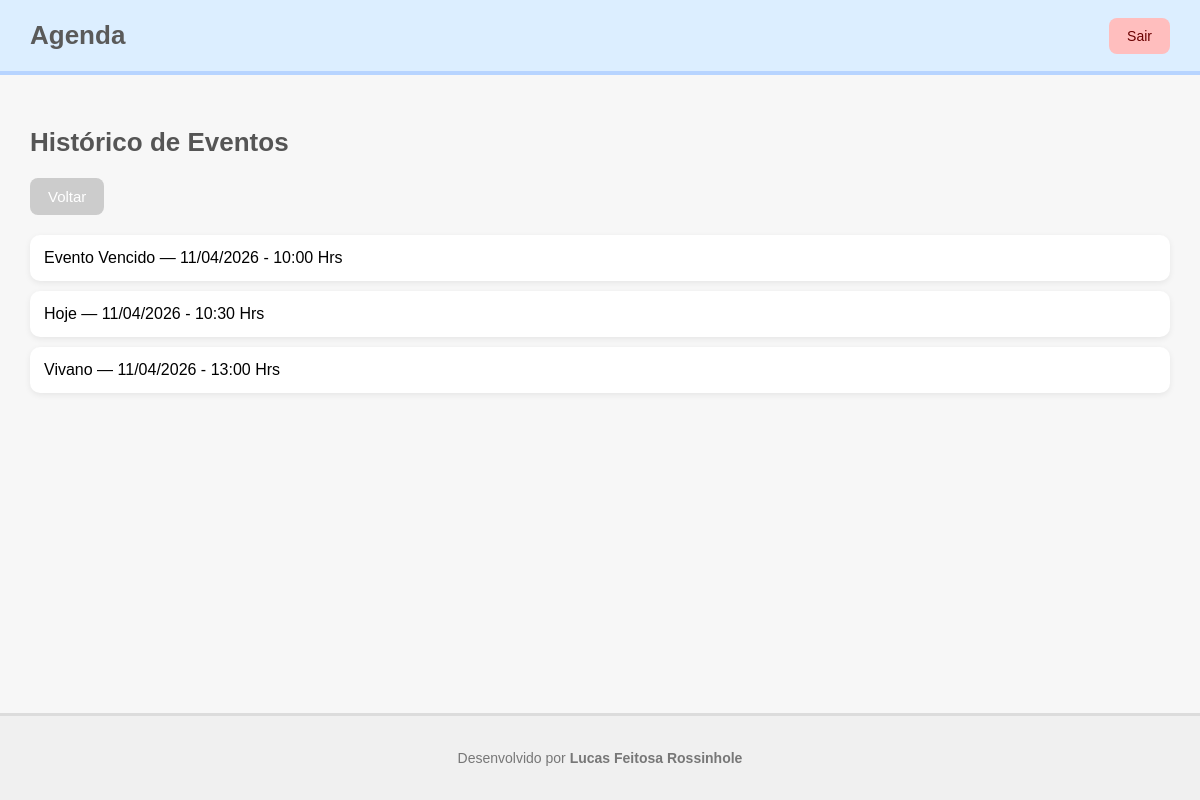
The page /agenda/historico/ (signed in) on the database as committed earlier.
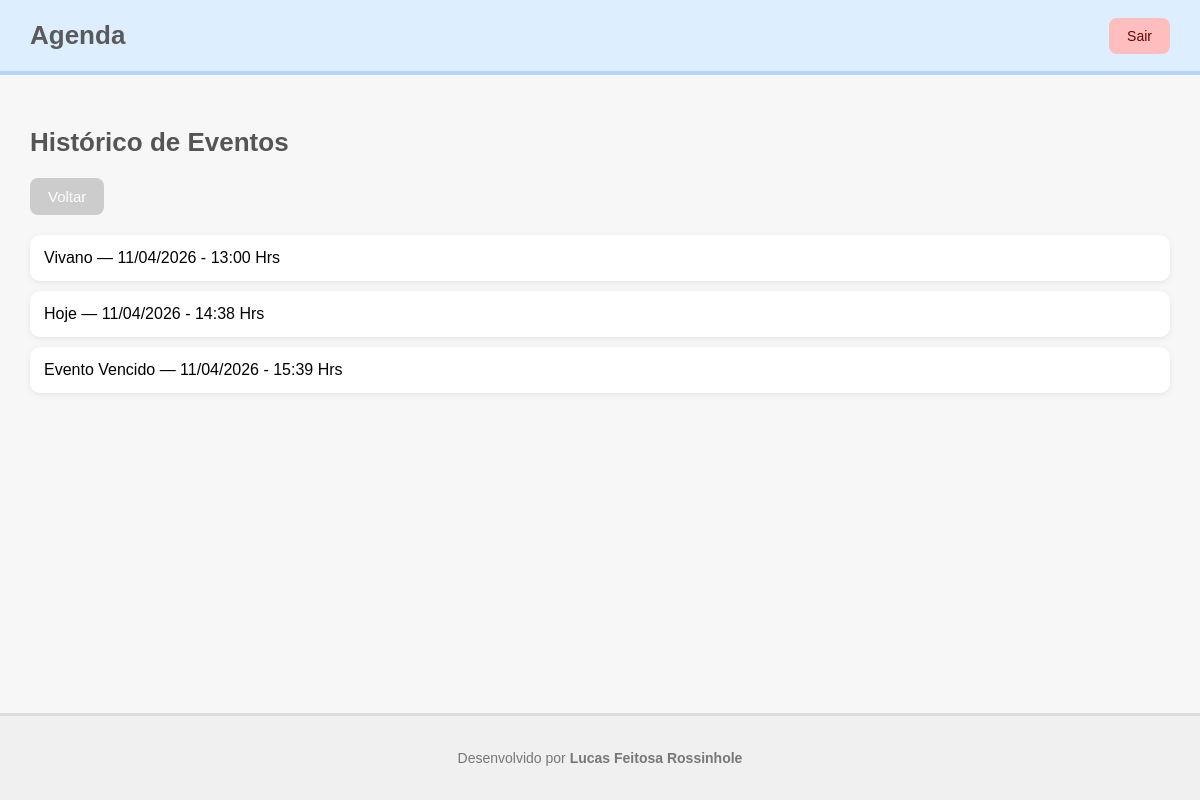
The same page on the database as committed later.
### core/models.py (models this page shows, shortened)
class Evento(models.Model): # Aula 02
    titulo = models.CharField(max_length=100)
    descricao = models.TextField(blank=True, null=True)
    data_evento = models.DateTimeField(verbose_name='Data do Evento')
    data_criacao = models.DateTimeField(auto_now=True)
    local = models.CharField(max_length=100, blank=True, null=True)
    usuario = models.ForeignKey(User, on_delete=models.CASCADE)
    class Meta:
        db_table = 'evento'
    def get_data_evento(self):
        return self.data_evento.strftime('%d/%m/%Y - %H:%M Hrs')

### core/views.py (the view)
# urls.py: path('agenda/historico/', views.historico_eventos), # Aula 05-EX: Rota para a página de histórico de eventos
@login_required(login_url='/login/')
def historico_eventos(request):
    usuario = request.user
    eventos = Evento.objects.filter(usuario=usuario,
                                data_evento__lt=datetime.now()).order_by('data_evento')
    return render(request, 'historico.html', {'eventos': eventos})

### templates/historico.html
{% extends "model-page.html" %}
{% block content %}
<h2 class="page-title">Histórico de Eventos</h2>
<div class="actions-row">
    <a href="../" class="btn pastel-gray">Voltar</a>
</div>
<ul class="event-list">
    {% for evento in eventos %}
    <li class="event-item">
        {{ evento.titulo }} — {{ evento.get_data_evento }}
    </li>
    {% endfor %}
</ul>
{% endblock %}

Rows that differ between the two databases and show on the page:
shown differently, row unchanged: Evento "Vivano": moves up the list
changed Evento "Hoje": get_data_evento "11/04/2026 - 10:30 Hrs" → "11/04/2026 - 14:38 Hrs"; moves down the list
changed Evento "Evento Vencido": get_data_evento "11/04/2026 - 10:00 Hrs" → "11/04/2026 - 15:39 Hrs"
